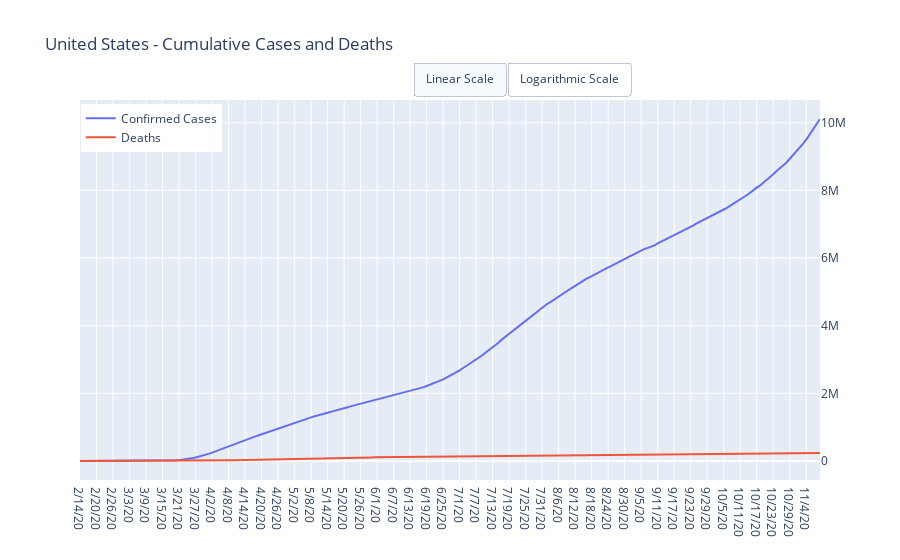

Source (notebook cell):
### Code cell
trace1 = go.Scatter(
    x = dfUSConfirmed.columns[-DEFAULT_DAYS:],
    y = dfUSConfirmed.iloc[0][-DEFAULT_DAYS:], name = 'Confirmed Cases')

trace2 = go.Scatter(
    x = dfUSDeaths.columns[-DEFAULT_DAYS:],
    y = dfUSDeaths.iloc[0][-DEFAULT_DAYS:], name = 'Deaths')

data = [trace1, trace2]
layout = dict(title = 'United States - Cumulative Cases and Deaths', 
              updatemenus=LogLinearScale, 
              yaxis={'side': 'right'},
              legend= {'x': 0.001, 'xanchor': 'left','y': 0.99})

py.iplot(dict(data=data, layout=layout))

dfUSCombined = pd.concat([dfUSConfirmed, dfUSDeaths])
dfUSCombined[dfUSCombined.columns[-MONTH_DAYS:]].style.format(IntegerFormatter)

### Figure 1 — Plotly figure (JSON) as saved in the notebook; plotly's stock layout.template omitted (floating-point values rounded to 4 significant figures; data arrays with more than 128 entries replaced by an {"elided": "..."} marker saying what was removed)
{"data": [{"name": "Confirmed Cases", "type": "scatter", "x": {"elided": "270 str values"}, "y": {"elided": "270 int values"}}, {"name": "Deaths", "type": "scatter", "x": {"elided": "270 str values"}, "y": {"elided": "270 int values"}}], "layout": {"legend": {"x": 0.001, "xanchor": "left", "y": 0.99}, "title": {"text": "United States - Cumulative Cases and Deaths"}, "updatemenus": [{"active": 0, "buttons": [{"args": [{"visible": [true, true]}, {"yaxis": {"type": "linear"}}], "label": "Linear Scale", "method": "update"}, {"args": [{"visible": [true, true]}, {"yaxis": {"type": "log"}}], "label": "Logarithmic Scale", "method": "update"}], "direction": "right", "type": "buttons", "x": 0.45, "xanchor": "left", "y": 1.1, "yanchor": "top"}], "yaxis": {"side": "right"}}}
